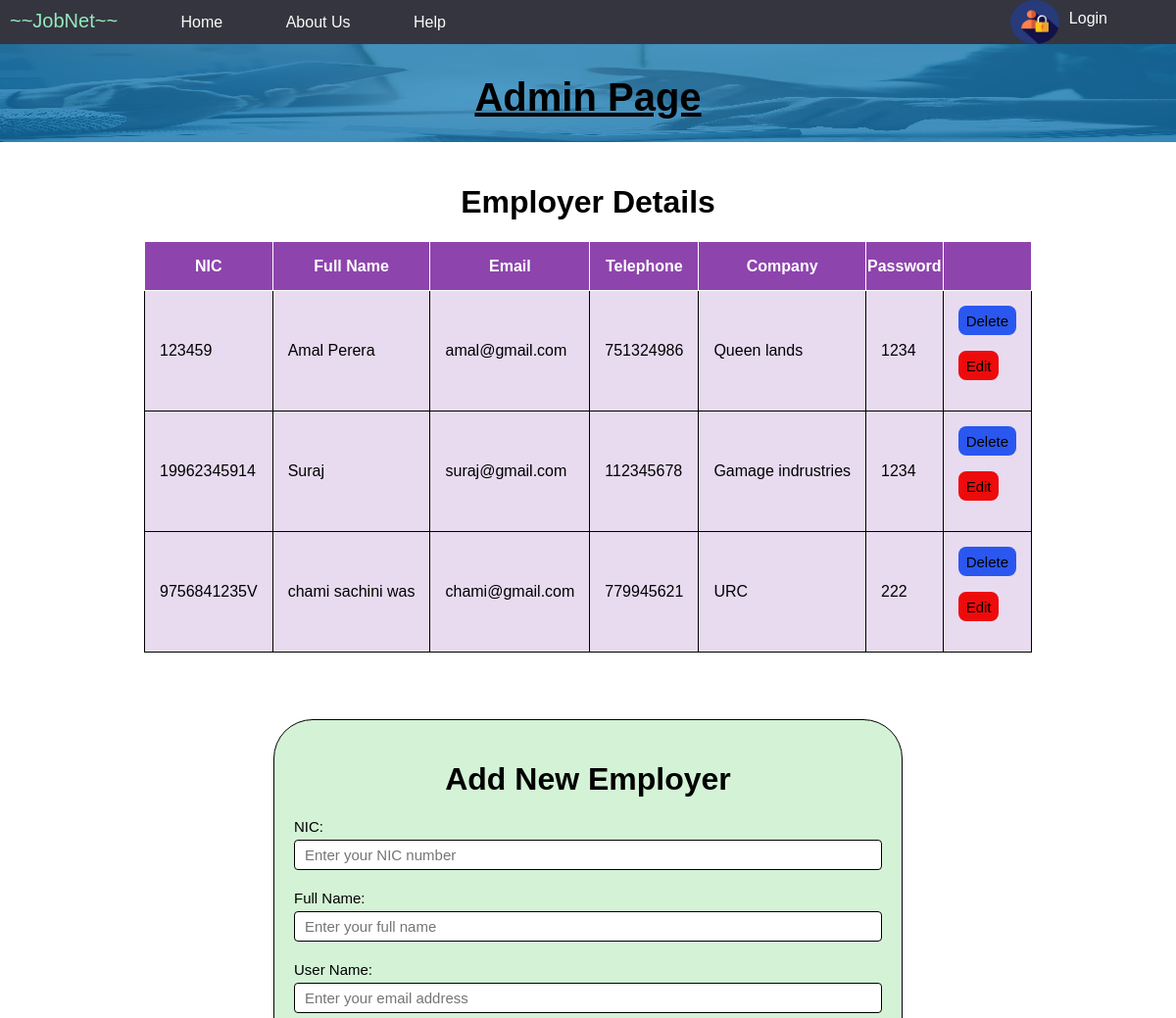
Before: /admin_employer.php (upper part) with the older database file.
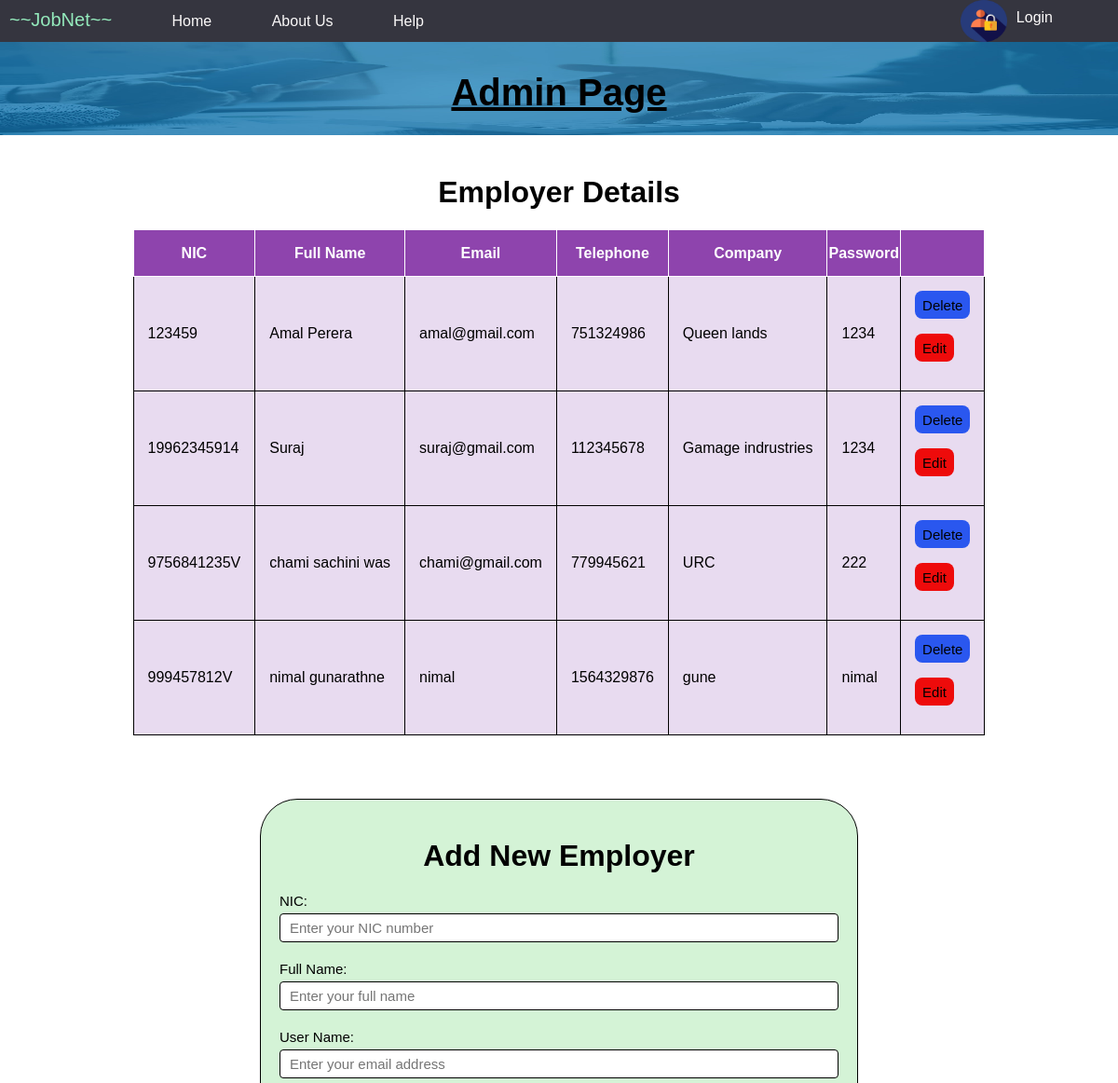
After: the same page with the newer database file.
### tables this page shows
CREATE TABLE `employers` (
  `NIC` varchar(100) NOT NULL,
  `fullname` varchar(100) NOT NULL,
  `email` varchar(100) NOT NULL,
  `tel` int(11) NOT NULL,
  `company` varchar(100) NOT NULL,
  `password` varchar(100) NOT NULL
);

### admin_employer.php (the view, shortened to what this page needs)
<html>
    <head>
        <link rel="stylesheet" type="text/css" href="css/style.css">
        <link rel="stylesheet" type="text/css" href="css/style-2.css">
    </head>
    <body>
        <nav>
            <ul>
                <li class="jobnet">~~JobNet~~</li>
                <li><a href="home.php">Home</a></li>
                <li><a href="About Us.php">About Us</a></li>
                <li><a href="Help.php">Help</a></li>
                <?php
                    include "php/config.php";
                    if (isset($_SESSION['username'])) {
                        $userName = $_SESSION['username'];
                        echo '<li style="float:right">'.'<a href="logout.php">'.'Log out'.'</a>'.'</li>';
                        echo '<li style="float:right">'.$userName.'</li>';
                    }else{
                        echo '<li style="float:right">'.'<a href="index.php">'. 'Login'.'</a>'.'</li>';
                    }
                ?>
                <li style="float:right"><img src="295128.png" alt="" class="login"></li>
            </ul>
        </nav>
        <div>
            <h1 class="headers">Admin Page</h1>
            <img src="hero03.jpg" alt="" class="header_img">
        </div>
        <br>
        <h1 style="text-align:center">Employer Details</h1>
        <table>
            <thead>
                <tr>
                    <th>NIC</th>
                    <th>Full Name</th>
                    <th>Email</th>
                    <th>Telephone</th>
                    <th>Company</th>
                    <th>Password</th>
                    <th></th>
                </tr>
            </thead>
            <tbody>
                <?php
                    $sql = "SELECT * FROM employers";
                    $result = mysqli_query($connection, $sql);
                    if ($result) {
                        while ($row = mysqli_fetch_assoc($result)) {
                            echo "<tr>";
                            echo "<td>" . $row['NIC'] . "</td><td>" . $row['fullname'] . "</td><td>". $row['email'] . "</td><td>" . $row['tel'] . "</td><td>" . $row['company'] . "</td><td>" . $row['password'] . "</td>";
                            echo "<td class='operations'>";
                            echo "<form method='post'>
                                <button type='submit' name='delete' class='del' value='" . $row['NIC'] . "'>Delete</button>
                                </form>";
                            echo "<form method='post'>
                                <button type='submit' name='edit' class='edit' value='" . $row['NIC'] . "'>Edit</button>
                                </form>";
                            echo "</td>";
                            echo "</tr>";
                        }
                    }
                ?>
            </tbody>
        </table>
        <br>
        <div class="box">
            <div class="apply-box">
                <h1 style="text-align:center">Add New Employer</h1>
                <form method='post'>
                    <div class="form-container">
                        <div class="form-control">
                            <label for='addNIC'>NIC:</label>
                            <input type='text' id='addNIC' name='addNIC' placeholder="Enter your NIC number" required>
                        </div>
                        <div class="form-control">
                            <label for='addfullname'>Full Name:</label>
                            <input type='text' id='addfullname' name='addfullname' placeholder="Enter your full name" required>
                        </div>
                        <div class="form-control">
                        <label for='addemail'>User Name:</label>
                        <input type='text' id='addemail' name='addemail' placeholder="Enter your email address" required>
                        </div>
                    </div>
                </form>
            </div>
        </div>
            <br>
    </body>
</html>

### css/style.css (style rules this page uses)
body { font-family: Arial, Helvetica; margin: 0; padding: 0; }
nav { background-color: rgb(53, 53, 63); color: #f7f6f6; text-align: left; height: 50px; }
nav ul { list-style: none; padding: 10px; }
nav li { display: inline; margin-right: 60px; }
nav li a { text-decoration: none; color: #fbf9f9; }
.jobnet { font-size: 20px; font-weight: 3px bold; font-family: 'Arial Narrow Bold', sans-serif; color: rgb(148, 234, 188); }
td { padding: 15px; }

### css/style-2.css (style rules this page uses)
.box { max-width: 900px; margin: 0px auto; }
.apply-box { max-width: 600px; padding: 20px; margin: 0px auto; margin-top: 50px; border: 1px solid; border-radius: 40px; background-color: rgba(155, 227, 159, 0.429); }
.form-container { margin-top: 20px; display: grid; gap: 20px; display: flex; flex-direction: column; }
.form-control { display: flex; flex-direction: column; }
label { font-size: 15px; margin-bottom: 5px; }
input, textarea { padding: 6px 10px; border: 1px solid; border-radius: 4px; font-size: 15px; }

### admin_employer.php (style rules this page uses)
.login { width: 50px; height: 45px; position: absolute; top: 0px; }
.header_img { width: 100%; height: 100px; position: absolute; top: 45px; }
.headers { font-size: 40px; text-align: center; position: relative; z-index: 100; text-decoration: underline; }
table, th, td { border: 1px solid; border-collapse: collapse; margin: 0 auto; background-color: rgb(142, 68, 173, 0.1); }
table th { background-color: #8E44AD; color: #fff; height: 50px; }
.edit { background-color: rgb(238, 11, 11); border: transparent solid 2px; border-radius: 8px; font-size: 15px; height: 30px; }
.del { background-color: rgb(42, 87, 239); border: transparent solid 2px; border-radius: 8px; font-size: 15px; height: 30px; }

Changed rows visible on the page:
added employers: NIC "999457812V", fullname "nimal gunarathne", email "nimal", tel "1564329876", company "gune", password "nimal"
